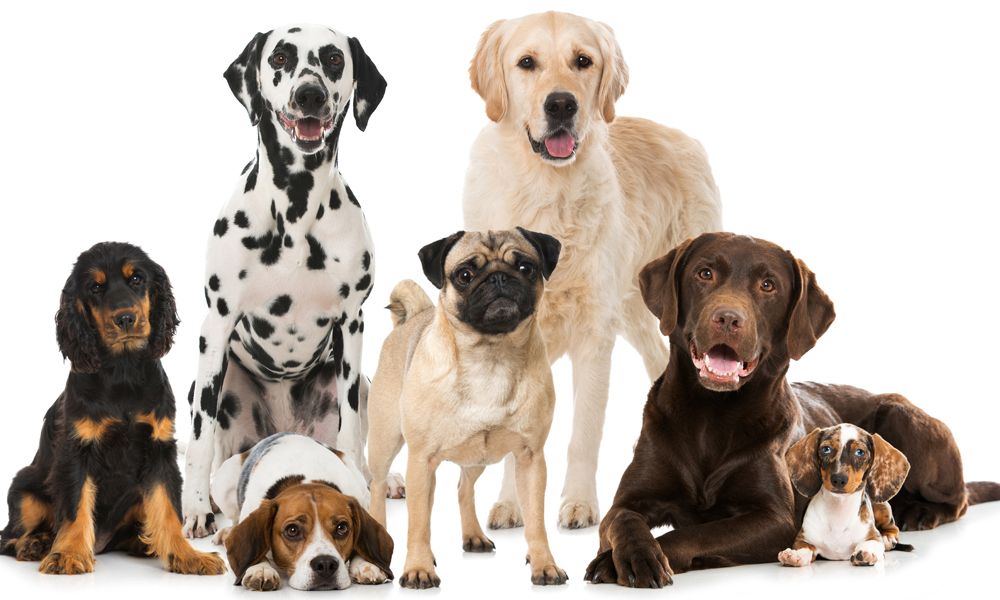
#> input picture photos/dogs.jpg, 1000 x 600 px
$ python gradients.py
#> lines starting #> are read from the running program, lines starting #| are printed output that depends on the picture
import cv2 as cv
import numpy as np

img = cv.imread('photos/dogs.jpg')
#> img is the input picture: shape (600, 1000, 3); mean B, G, R 174.7, 183.2, 193.3
# cv.imshow('flower', img)

def rescaleFrame(img, scale=0.25):
#> called with scale = 0.25
    width = int(img.shape[1]*scale)
#> width = 250
    height = int(img.shape[0]*scale)
#> height = 150

    dimensions = (width,height)
#> dimensions = (250, 150)
    return cv.resize(img,dimensions,interpolation=cv.INTER_AREA)
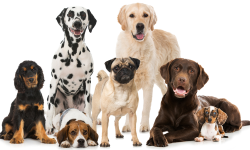
#> returned value: shape (150, 250, 3); mean of channels 0, 1, 2 174.7, 183.2, 193.3; drawn as B, G, R

img = rescaleFrame(img,0.25)
cv.imshow('small img',img)

gray = cv.cvtColor(img,cv.COLOR_BGR2GRAY)
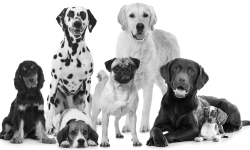
#> gray: shape (150, 250); min 4, max 255, mean 185.3
cv.imshow('gray', gray)


lap = cv.Laplacian(gray,cv.CV_64F)
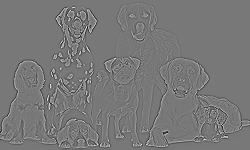
#> lap: shape (150, 250) float64; min -394, max 441, mean 0; drawn with min black and max white
lap = np.uint8(np.absolute(lap))
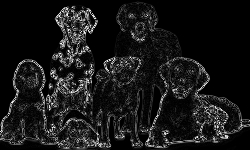
#> lap: shape (150, 250); min 0, max 255, mean 23.9
cv.imshow('lap',lap)

cv.waitKey(0)
